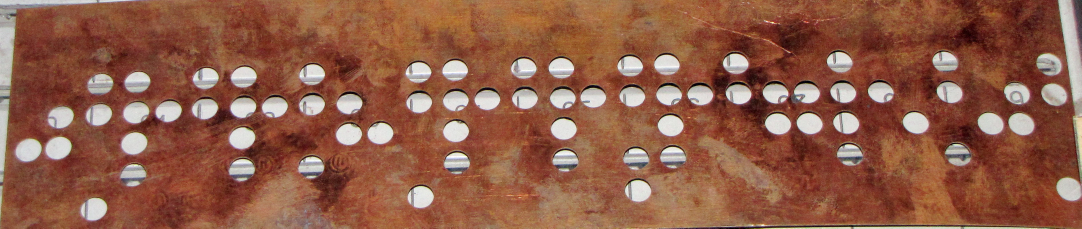
#> input picture 04_extraction/00_card_crop_raw.png, 3244 x 685 px (shown at 1/3 size)
$ python extract_card.py ../04_extraction/00_card_crop_raw.png out.png
#> lines starting #> are read from the running program, lines starting #| are printed output that depends on the picture; after the words box and inside, x2 and y2 are one past the last pixel; in counts of white or black regions, pixels touching at a corner belong together
#!/usr/bin/env python3
"""
Промінь-2 punched card extraction
=================================
Perspective rectification of the copper metal card, hole detection, output of
the hole coordinates.

Status: proof of concept on ONE slanted museum photograph.
Limit: the row assignment sits at the resolution limit of that photograph
(hole diameter ~= row spacing). A dependable bit/cell matrix needs the FLAT
200 dpi greyscale scans of the complete card set (Phantom thread t=43656). On
flat scans the same pipeline runs through cleanly.

Usage:
    python3 extract_card.py  <input_image.jpg>  [output_folder]

Dependencies: opencv-python-headless, numpy, scipy (optional)
"""
import sys, os
import cv2
import numpy as np

def find_plate_corners(img):
    """Find the copper plate by HSV segmentation, return its 4 corner points."""
    hsv = cv2.cvtColor(img, cv2.COLOR_BGR2HSV)
    h, s, v = cv2.split(hsv)
    copper = ((h < 25) & (s > 60) & (v > 40)).astype(np.uint8) * 255
    copper = cv2.morphologyEx(copper, cv2.MORPH_CLOSE, np.ones((25, 25), np.uint8))
    copper = cv2.morphologyEx(copper, cv2.MORPH_OPEN,  np.ones((25, 25), np.uint8))
    cnts, _ = cv2.findContours(copper, cv2.RETR_EXTERNAL, cv2.CHAIN_APPROX_SIMPLE)
    c = max(cnts, key=cv2.contourArea)
    pts = c.reshape(-1, 2).astype(float)
    # extreme points as rectangle corners
    ssum = pts.sum(1); diff = pts[:, 0] - pts[:, 1]
    tl = pts[np.argmin(ssum)]; br = pts[np.argmax(ssum)]
    tr = pts[np.argmax(diff)]; bl = pts[np.argmin(diff)]
    return np.array([tl, tr, br, bl], np.float32)

def rectify(img, src, W=2760, H=800):
    dst = np.array([[0, 0], [W, 0], [W, H], [0, H]], np.float32)
    M = cv2.getPerspectiveTransform(src, dst)
    return cv2.warpPerspective(img, M, (W, H))

def detect_holes(card, ymax=640):
    """Detect bright round holes on the card. Returns (x, y, radius)."""
    card = card[:ymax, :]
    gray = cv2.cvtColor(card, cv2.COLOR_BGR2GRAY)
    gray = cv2.GaussianBlur(gray, (5, 5), 0)
    b = card[:, :, 0]
    # hole = bright in grey OR high blue channel (metal underneath); copper is reddish (blue low)
    mask = ((gray > 140) | (b > 112)).astype(np.uint8) * 255
    mask = cv2.morphologyEx(mask, cv2.MORPH_OPEN,  np.ones((7, 7), np.uint8))
    mask = cv2.morphologyEx(mask, cv2.MORPH_CLOSE, np.ones((9, 9), np.uint8))
    cnts, _ = cv2.findContours(mask, cv2.RETR_EXTERNAL, cv2.CHAIN_APPROX_SIMPLE)
    H = []
    for c in cnts:
        a = cv2.contourArea(c)
        if a < 300:
            continue
        (x, y), rad = cv2.minEnclosingCircle(c)
        circ = a / (np.pi * rad * rad + 1e-6)   # 1.0 = perfect circle
        if circ < 0.42 or rad < 20 or rad > 45:  # allow partly covered ones, bound the size
            continue
        H.append([x, y, rad])
    # merge duplicates (<45 px apart)
    H = np.array(H) if H else np.zeros((0, 3))
    keep = []
    for p in H:
        if all(np.hypot(p[0]-q[0], p[1]-q[1]) > 45 for q in keep):
            keep.append(p)
    return np.array(keep)

def annotate(card, holes, rows_y=(219, 292, 355, 430, 494, 564)):
    vis = card[:640, :].copy()
    for x, y, rad in holes:
        cv2.circle(vis, (int(x), int(y)), int(rad), (0, 255, 0), 3)
        cv2.circle(vis, (int(x), int(y)), 2, (0, 0, 255), -1)
    for yc in rows_y:
        cv2.line(vis, (0, yc), (vis.shape[1], yc), (255, 120, 0), 1)
    return vis

def main():
    if len(sys.argv) < 2:
        print(__doc__); sys.exit(1)
    src_path = sys.argv[1]
    out = sys.argv[2] if len(sys.argv) > 2 else "out"
    os.makedirs(out, exist_ok=True)

    img = cv2.imread(src_path)
#> img is the input picture: shape (685, 3244, 3); mean B, G, R 71.7, 92.6, 144.2
    if img is None:
        print("image not readable:", src_path); sys.exit(1)
    print("input:", img.shape)
#| input: (685, 3244, 3)

    corners = find_plate_corners(img)
#> in find_plate_corners, `hsv = cv2.cvtColor(img, cv2.COLOR_BGR2HSV)`: hsv: shape (685, 3244, 3); mean H, S, V 17.7, 139.1, 144.6
#> in find_plate_corners, `copper = ((h < 25) & (s > 60) & (v > 40)).astype(np.uint8) * 255`: copper: shape (685, 3244); 84.4% white; 640 black regions (499 under 20 px), largest, box (x1, y1, x2, y2) and area: (0, 0, 453, 555) 22217, (3173, 0, 3244, 544) 17677, (2010, 673, 3159, 685) 7895
#> in find_plate_corners, `copper = cv2.morphologyEx(copper, cv2.MORPH_CLOSE, np.ones((25, 25), n..`: copper: shape (685, 3244); 86.8% white; 71 black regions, largest, box (x1, y1, x2, y2) and area: (0, 0, 259, 511) 20032, (3175, 0, 3244, 350) 15412, (240, 595, 320, 665) 4595
#> in find_plate_corners, `copper = cv2.morphologyEx(copper, cv2.MORPH_OPEN,  np.ones((25, 25), n..`:
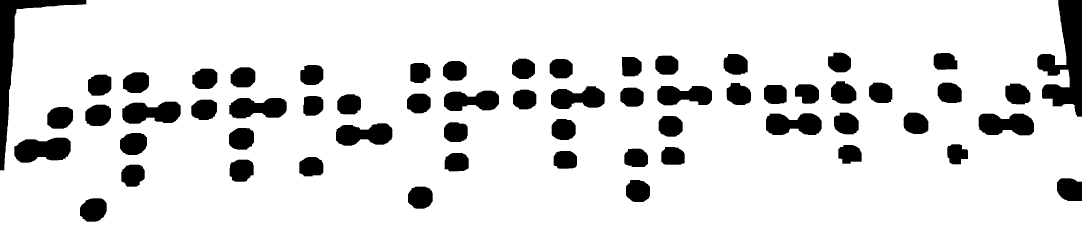
#> copper: shape (685, 3244) (shown at 1/3 size); 86.4% white; 60 black regions
#> in find_plate_corners, `cnts, _ = cv2.findContours(copper, cv2.RETR_EXTERNAL, cv2.CHAIN_APPROX..`: cnts = 1 contour; box (x1, y1, x2, y2) and area: (0, 0, 3244, 685) 2169732
#> in find_plate_corners, `c = max(cnts, key=cv2.contourArea)`: c = contour of 319 points, box (x1, y1, x2, y2) (0, 0, 3244, 685), area 2169732
#> in find_plate_corners, `pts = c.reshape(-1, 2).astype(float)`: pts = 319 pairs, first value 0 to 3243, second value 0 to 684
#> in find_plate_corners, `ssum = pts.sum(1)`: ssum = 319 values, max 3927 at index 102, min 77 at index 31, mean 2438.6
#> in find_plate_corners, `diff = pts[:, 0] - pts[:, 1]`: diff = 319 values, max 3174 at index 318, min -684 at index 101, mean 1925.9
#> in find_plate_corners, `tl = pts[np.argmin(ssum)]`: tl = [50, 27]
#> in find_plate_corners, `br = pts[np.argmax(ssum)]`: br = [3243, 684]
#> in find_plate_corners, `tr = pts[np.argmax(diff)]`: tr = [3174, 0]
#> in find_plate_corners, `bl = pts[np.argmin(diff)]`: bl = [0, 684]
#> corners = [[50, 27], [3174, 0], [3243, 684], [0, 684]]
    print("plate corners (TL,TR,BR,BL):\n", corners.astype(int))
#| plate corners (TL,TR,BR,BL):
#|  [[  50   27]
#|  [3174    0]
#|  [3243  684]
#|  [   0  684]]

    rect = rectify(img, corners)
#> in rectify, `M = cv2.getPerspectiveTransform(src, dst)`: M = [[0.922, 0.0702, -48.02], [0.0109, 1.27, -34.75], [1.37e-05, 5.78e-05, 1]]
#> in rectify, `return cv2.warpPerspective(img, M, (W, H))`:
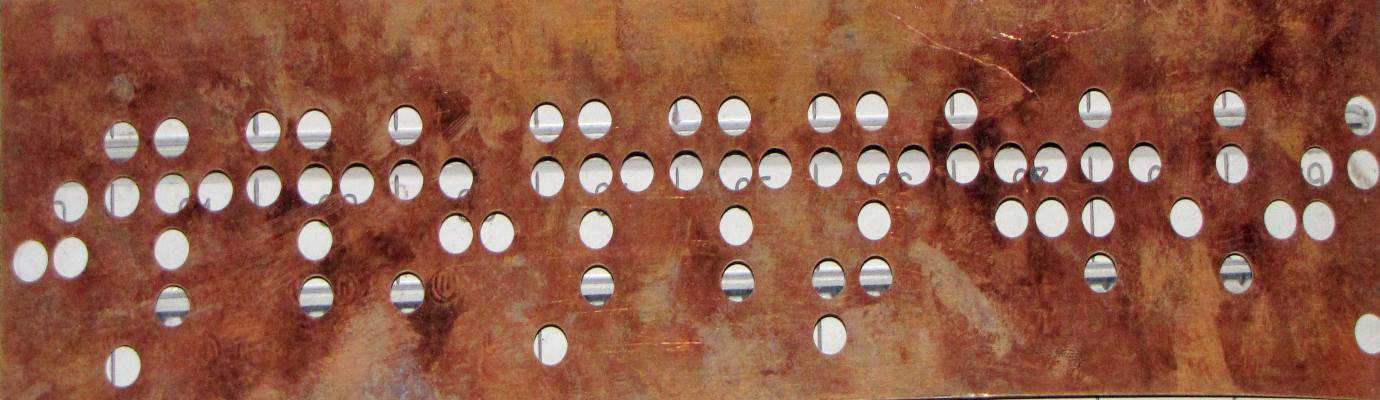
#> returned value: shape (800, 2760, 3) (shown at 1/2 size); mean of channels 0, 1, 2 70, 90.9, 143.4; drawn as B, G, R
    cv2.imwrite(os.path.join(out, "01_plate_rectified.png"), rect)

    holes = detect_holes(rect)
#> in detect_holes, `gray = cv2.cvtColor(card, cv2.COLOR_BGR2GRAY)`:
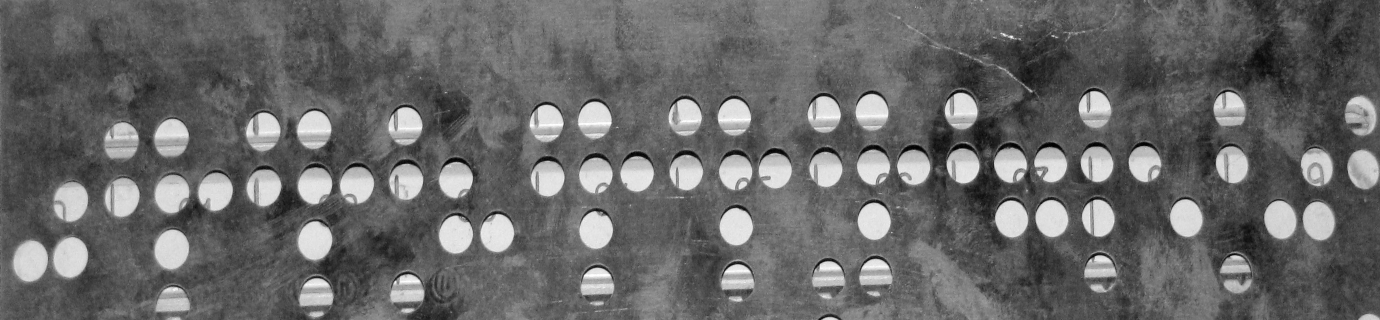
#> gray: shape (640, 2760) (shown at 1/2 size); min 0, max 255, mean 103.9
#> in detect_holes, `b = card[:, :, 0]`:
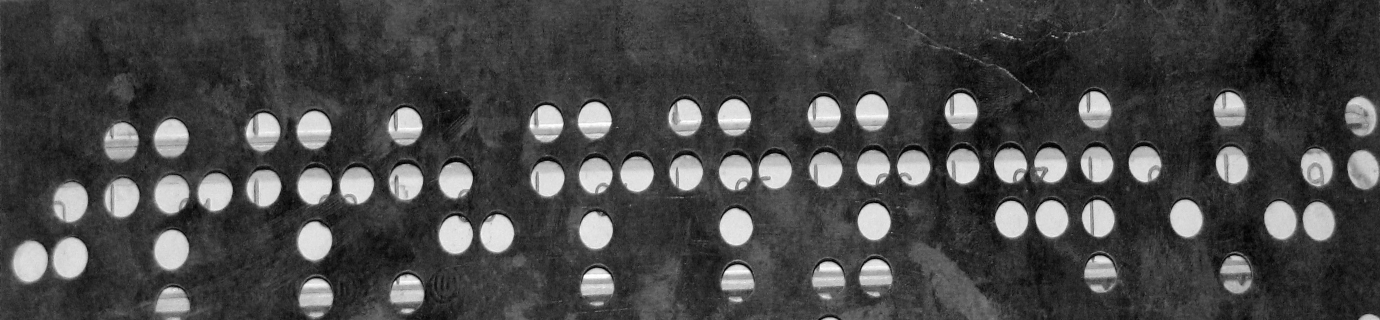
#> b: shape (640, 2760) (shown at 1/2 size); min 0, max 255, mean 70.9
#> in detect_holes, `mask = ((gray > 140) | (b > 112)).astype(np.uint8) * 255`: mask: shape (640, 2760); 14.5% white; 446 white regions (336 under 20 px), largest, box (x1, y1, x2, y2) and area: (23, 480, 96, 567) 4885, (103, 474, 176, 559) 4791, (306, 459, 378, 543) 4651
#> in detect_holes, `mask = cv2.morphologyEx(mask, cv2.MORPH_OPEN,  np.ones((7, 7), np.uint..`:
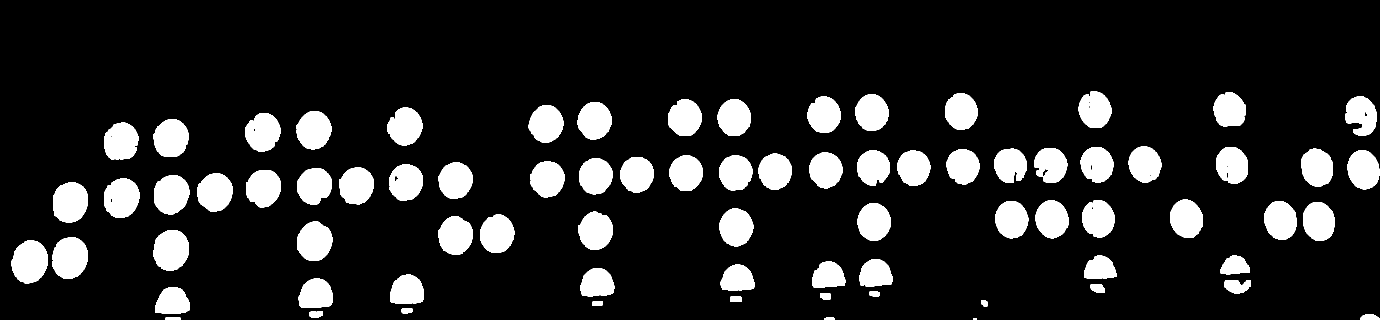
#> mask: shape (640, 2760) (shown at 1/2 size); 14.2% white; 78 white regions, largest, box (x1, y1, x2, y2) and area: (23, 481, 96, 567) 4874, (104, 474, 176, 558) 4772, (307, 460, 378, 542) 4629
#> in detect_holes, `mask = cv2.morphologyEx(mask, cv2.MORPH_CLOSE, np.ones((9, 9), np.uint..`: mask: shape (640, 2760); 14.3% white; 75 white regions
#> in detect_holes, `cnts, _ = cv2.findContours(mask, cv2.RETR_EXTERNAL, cv2.CHAIN_APPROX_S..`: cnts = 75 contours, 1 with area under 20; largest, box (x1, y1, x2, y2) and area: (23, 474, 176, 567) 9443, (307, 460, 378, 542) 4516, (106, 365, 176, 446) 4470, (208, 357, 279, 436) 4326, (308, 351, 379, 429) 4284
#> the loop in detect_holes, `for c in cnts:` made 75 passes
#> (a, x, y, rad, circ) on passes 3, 10, 11, 12, 13, 14, 15, 16, 17, 18, 19, 20: (335, 2739.5, 636.5, 19.66, 0.276), (3210, 343.5, 609.1, 36.62, 0.762), (356, 2195, 576.5, 15.88, 0.449), (1029, 2474.5, 566, 27.17, 0.444), (3682.5, 631.1, 598, 41.77, 0.672), (3184.5, 812.2, 584.9, 36.96, 0.742), (3022, 1193.3, 570.8, 35.62, 0.758), (2739, 1475, 563.4, 34.75, 0.722), (2668.5, 1657, 557.3, 34.81, 0.701), (2842, 1751, 552.4, 34.77, 0.748), (1584.5, 2469.9, 539.9, 29.53, 0.578), (2248, 2200.7, 543.9, 33.57, 0.635)
#> a on passes 2, 4, 5, 6, 7, 8: 76, 173.5, 157, 112, 225, 231
#> after the loop in detect_holes, `for c in cnts:`: H = 64 items, first 6: [343.5, 609.1, 36.62], [2474.5, 566, 27.17], [631.1, 598, 41.77], [812.2, 584.9, 36.96], [1193.3, 570.8, 35.62], [1475, 563.4, 34.75]
#> in detect_holes, `H = np.array(H) if H else np.zeros((0, 3))`: H = 64 rows, first 8: [343.5, 609.1, 36.62], [2474.5, 566, 27.17], [631.1, 598, 41.77], [812.2, 584.9, 36.96], [1193.3, 570.8, 35.62], [1475, 563.4, 34.75], [1657, 557.3, 34.81], [1751, 552.4, 34.77]
#> the loop in detect_holes, `for p in H:` made 64 passes
#> p on passes 1 to 12: [343.5, 609.1, 36.62], [2474.5, 566, 27.17], [631.1, 598, 41.77], [812.2, 584.9, 36.96], [1193.3, 570.8, 35.62], [1475, 563.4, 34.75], [1657, 557.3, 34.81], [1751, 552.4, 34.77], [2469.9, 539.9, 29.53], [2200.7, 543.9, 33.57], [342, 500, 41.23], [628.5, 482.1, 39.82]
#> after the loop in detect_holes, `for p in H:`: keep = 63 items, first 6: [343.5, 609.1, 36.62], [2474.5, 566, 27.17], [631.1, 598, 41.77], [812.2, 584.9, 36.96], [1193.3, 570.8, 35.62], [1475, 563.4, 34.75]
#> holes = 63 rows, first 8: [343.5, 609.1, 36.62], [2474.5, 566, 27.17], [631.1, 598, 41.77], [812.2, 584.9, 36.96], [1193.3, 570.8, 35.62], [1475, 563.4, 34.75], [1657, 557.3, 34.81], [1751, 552.4, 34.77]
    print("holes detected:", len(holes),
          "| median radius:", int(np.median(holes[:, 2])) if len(holes) else "-")
#| holes detected: 63 | median radius: 37

    vis = annotate(rect, holes)
#> the loop in annotate, `for x, y, rad in holes:` made 63 passes
#> after the loop in annotate, `for x, y, rad in holes:`:
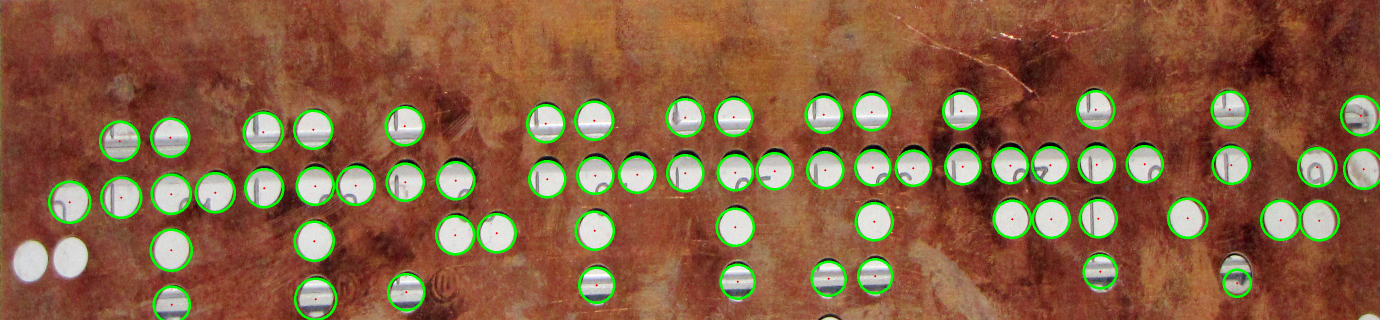
#> vis: shape (640, 2760, 3) (shown at 1/2 size); mean B, G, R 67.4, 97.2, 136.7
#> after the loop in annotate, `for yc in rows_y:`:
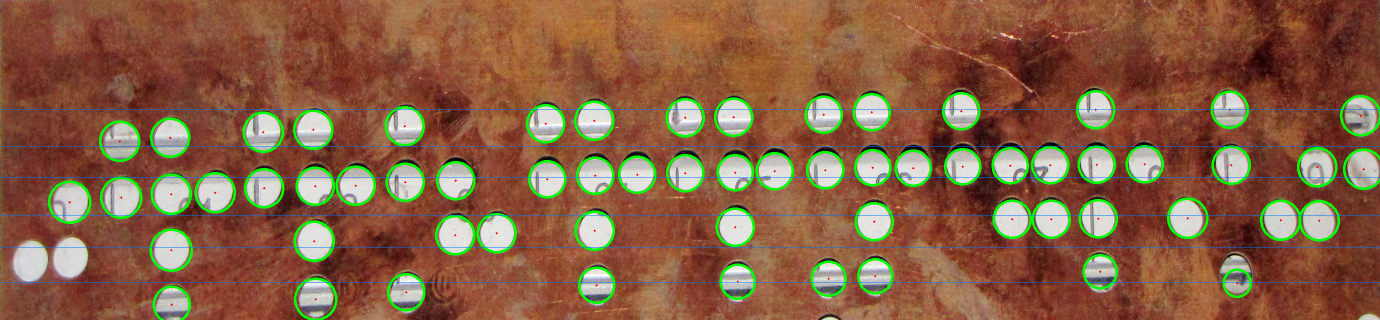
#> vis: shape (640, 2760, 3) (shown at 1/2 size); 0.94% of pixels changed, all inside (x1, y1, x2, y2) = (0, 219, 2760, 565)
    cv2.imwrite(os.path.join(out, "02_holes_annotated.png"), vis)
    np.savetxt(os.path.join(out, "03_hole_coordinates.csv"), holes,
               delimiter=",", header="x,y,radius", comments="", fmt="%.1f")

    # --- Next step (on flat scans): map onto the 00-89 contact grid ---
    # Rows = tens digit, columns = units digit. With a clean separation:
    #   ri = row-cluster(y);  ci = round((x-off)/pitch)
    #   cell = 10*ri + ci   -> list of activated cells per card
    # Deliberately NOT forced here, because the rows are ambiguous at this
    # resolution.
    print("\nDone. Results in:", out)
    print("NOTE: a cell/bit matrix is only dependable on flat 200 dpi scans.")

if __name__ == "__main__":
    main()
